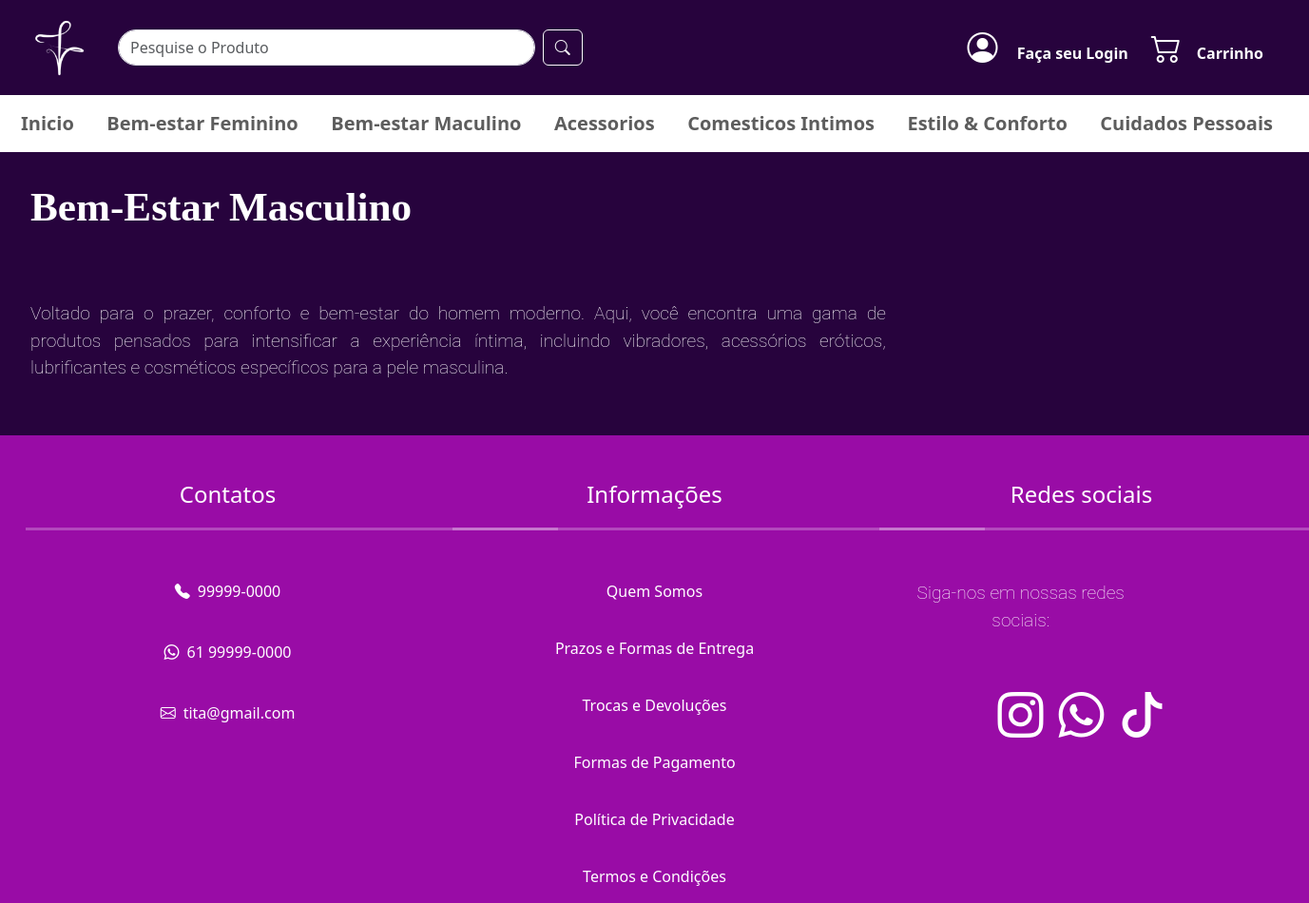
/categoria/bemestarmasculino/, run on an earlier commit of the app's database.
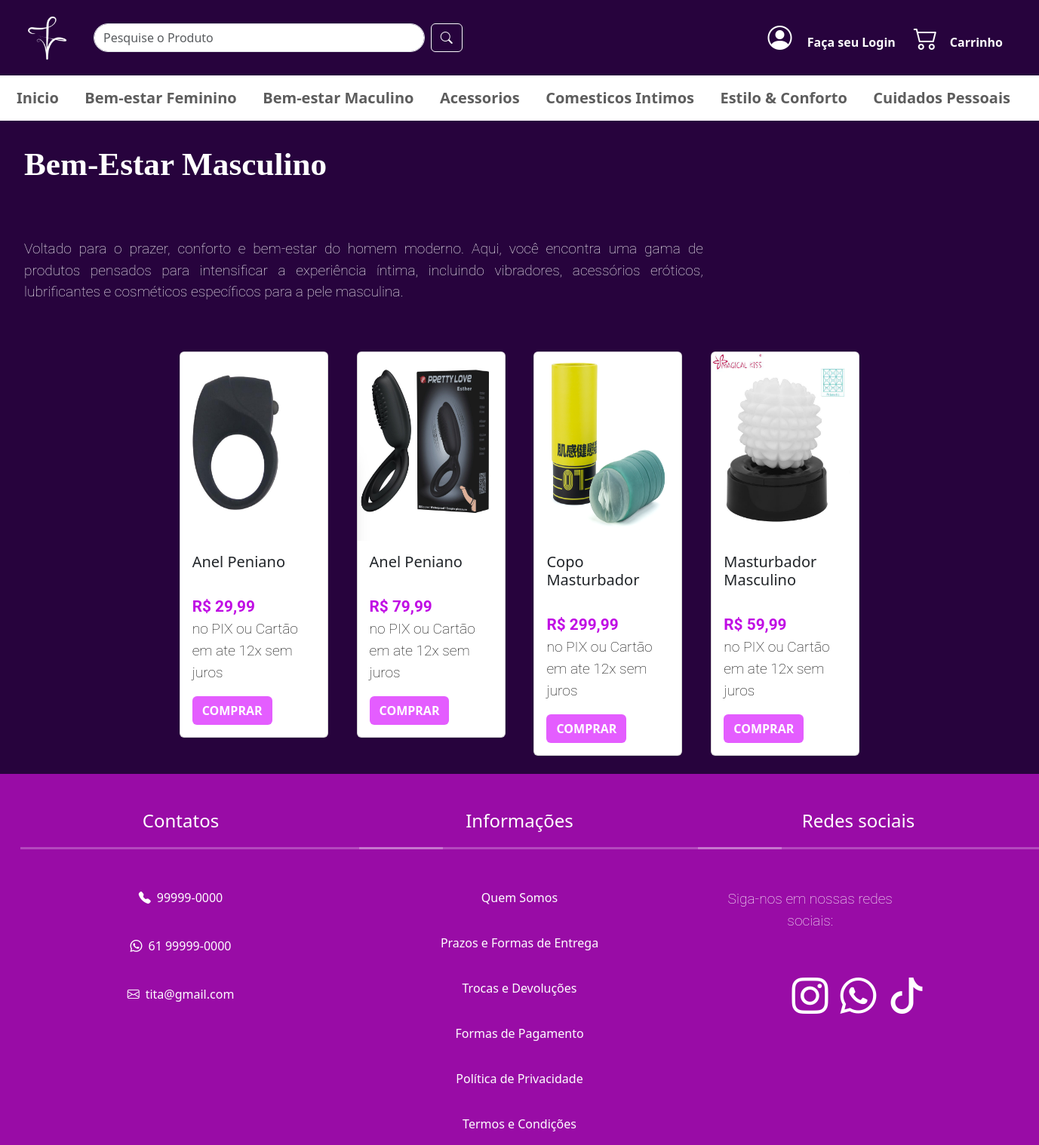
And on a later commit of the database.
### produto/models.py (models this page shows, shortened)
class Produto(models.Model):
    name = models.CharField(max_length=200)
    brand = models.ForeignKey(Brand, on_delete=models.PROTECT, related_name='brand_product')
    category = models.ForeignKey(Category, on_delete=models.PROTECT, related_name='category_product')
    image = models.ImageField(upload_to= 'produtos/')
    description = models.TextField(blank=True, null=True)
    serie_number = models.CharField(max_length=100, blank=True, null=True)
    cost_price = models.DecimalField(max_digits=20, decimal_places=2)
    selling_price = models.DecimalField(max_digits=20, decimal_places=2)
    quantity = models.IntegerField(default=0)
    created_at = models.DateTimeField(auto_now_add=True)
    updated_at = models.DateTimeField(auto_now=True)
    class Meta:
        ordering = ['name']

### categoria/views.py (the view)
# urls.py: path('categoria/bemestarmasculino/', categoria_views.MasculinoListView.as_view(), name='masculino_list'),
class MasculinoListView(ListView):
   model = Produto
   template_name = '_masculino.html'
   context_object_name = 'masculino'
   def get_queryset(self):
     categorias = Category.objects.filter(name__in=["Masturbadores", "peniano"])  # Lista de categorias
     return Produto.objects.filter(category__in=categorias)

### categoria/templates/_masculino.html (shortened to what this page needs)
{% extends 'base.html' %}
{% block content %}
{% load static %}
<h1>Bem-Estar Masculino</h1>
<p style="text-align: justify;"> Voltado para o prazer, conforto e bem-estar do homem moderno. Aqui, você encontra uma gama de produtos pensados para intensificar a
  experiência íntima, incluindo vibradores, acessórios eróticos, lubrificantes e cosméticos específicos para a pele masculina. </p>
<div class="container-fluid mt-4 px-5">
    <div class="row justify-content-center" >
      {% for produto in masculino %}
        <div class="col-md-5th p-2">
          <div class="card"  style="width: 90%; margin: 0 auto; display: flex; flex-wrap: wrap; margin-bottom: 1rem;">
            <img src="{{ produto.image.url }}" class="card-img-top" style="width: 100%;" alt="{{ produto.name }}">
            <div class="card-body">
              <h5 class="card-title ">{{ produto.name }}</h5>
              <p class="card-text" style=" padding: 0rem; color: black; width: 100%;" ><span style="font-weight: bold; font-size: 1.3rem; color:rgb(192, 13, 228) ;">R$ {{ produto.selling_price }}</span> no PIX  ou Cartão em ate 12x sem juros</p>
              <a href="{% url 'produto_detalhe' produto.id %}" class="btn text-white" style="background-color: rgb(228, 93, 255); font-weight: bold;">COMPRAR</a>
            </div>
          </div>
        </div>
      {% endfor %}
    </div>
  </div>
{% endblock %}

What changed in the data, as far as the page shows it:
added Produto: image (picture), name "Anel Peniano", selling_price "29,99"
added Produto: image (picture), name "Anel Peniano", selling_price "79,99"
added Produto: image (picture), name "Copo Masturbador", selling_price "299,99"
added Produto: image (picture), name "Masturbador Masculino", selling_price "59,99"
